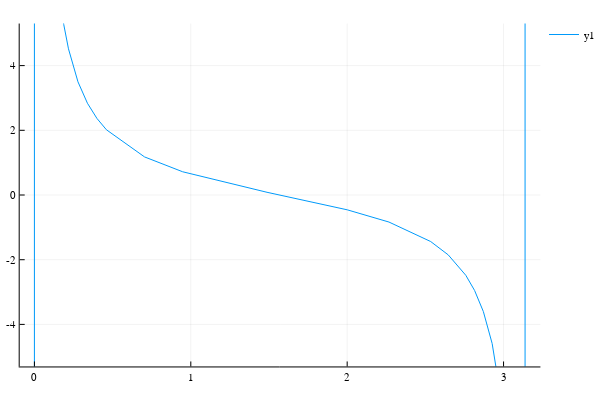

Write notebook code for a chart like this one.
### Code cell
plot(ctg,xlimits=[0,pi],ylimits=[-5,5])

### Figure 1 — Plotly figure (JSON) as saved in the notebook; plotly's stock layout.template omitted (floating-point values rounded to 4 significant figures; data arrays with more than 128 entries replaced by an {"elided": "..."} marker saying what was removed)
{"data": [{"colorbar": {"title": ""}, "hoverinfo": "text", "legendgroup": "y1", "line": {"color": "rgba(0, 154, 250, 1.000)", "dash": "solid", "shape": "linear", "width": 1}, "mode": "lines", "name": "y1", "showlegend": true, "text": {"elided": "137 null values"}, "type": "scatter", "x": {"elided": "137 float values"}, "xaxis": "x1", "y": {"elided": "137 float values"}, "yaxis": "y1", "zmax": 0.1, "zmin": -0.1}], "layout": {"annotations": [], "height": 400, "legend": {"bgcolor": "rgba(255, 255, 255, 1.000)", "bordercolor": "rgba(0, 0, 0, 1.000)", "font": {"color": "rgba(0, 0, 0, 1.000)", "family": "sans-serif", "size": 11}, "tracegroupgap": 0, "x": 1, "y": 1}, "margin": {"b": 20, "l": 0, "r": 0, "t": 20}, "paper_bgcolor": "rgba(255, 255, 255, 1.000)", "plot_bgcolor": "rgba(255, 255, 255, 1.000)", "showlegend": true, "width": 600, "xaxis": {"anchor": "y1", "domain": [0.03619, 0.9934], "gridcolor": "rgba(0, 0, 0, 0.100)", "gridwidth": 0.5, "linecolor": "rgba(0, 0, 0, 1.000)", "mirror": false, "range": [-0.09425, 3.236], "showgrid": true, "showline": true, "showticklabels": true, "tickangle": 0, "tickcolor": "rgb(0, 0, 0)", "tickfont": {"color": "rgba(0, 0, 0, 1.000)", "family": "sans-serif", "size": 11}, "tickmode": "array", "ticks": "inside", "ticktext": ["0", "1", "2", "3"], "tickvals": [0, 1, 2, 3], "title": "", "titlefont": {"color": "rgba(0, 0, 0, 1.000)", "family": "sans-serif", "size": 15}, "type": "-", "visible": true, "zeroline": false, "zerolinecolor": "rgba(0, 0, 0, 1.000)"}, "yaxis": {"anchor": "x1", "domain": [0.03762, 0.9902], "gridcolor": "rgba(0, 0, 0, 0.100)", "gridwidth": 0.5, "linecolor": "rgba(0, 0, 0, 1.000)", "mirror": false, "range": [-5.3, 5.3], "showgrid": true, "showline": true, "showticklabels": true, "tickangle": 0, "tickcolor": "rgb(0, 0, 0)", "tickfont": {"color": "rgba(0, 0, 0, 1.000)", "family": "sans-serif", "size": 11}, "tickmode": "array", "ticks": "inside", "ticktext": ["-4", "-2", "0", "2", "4"], "tickvals": [-4, -2, 0, 2, 4], "title": "", "titlefont": {"color": "rgba(0, 0, 0, 1.000)", "family": "sans-serif", "size": 15}, "type": "-", "visible": true, "zeroline": false, "zerolinecolor": "rgba(0, 0, 0, 1.000)"}}}
